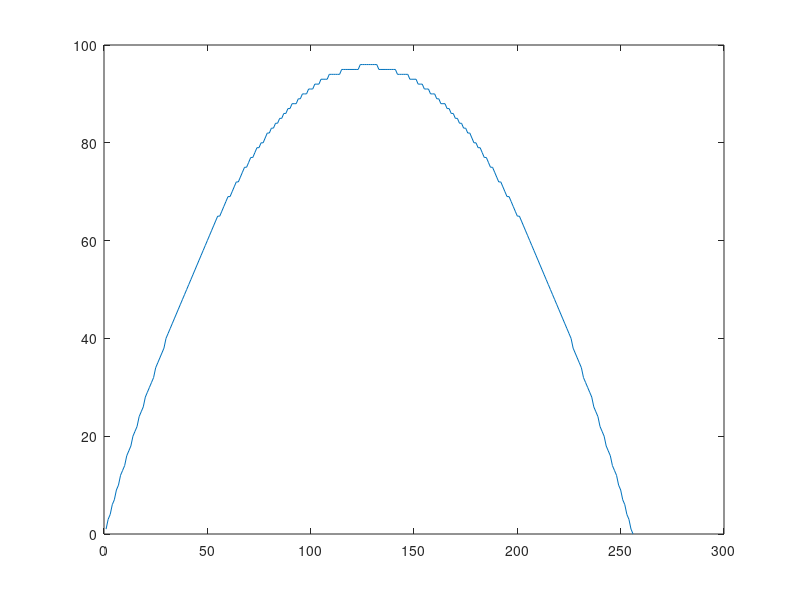

Source code (MATLAB):
% 
% LUT = zeros(64,64,3);
% % 
% % cube = zeros(8,8,3);
% % for i = 1 : 8
% %     for j = 1:8
% %         cube(i,j,1) = i / 8;
% %          cube(i,j,2)= j / 8;
% %     end
% % end
% % for i = 1 : 8
% %     for j = 1:8
% %         currentCube = cube;
% %         currentCube(:,:,3) = ((i-1)*8 + j)/64;
% %         LUT((i-1)*8 + 1:i*8,(j-1)*8 + 1:j*8,:) = currentCube;
% %     end
% % end 
% % % figure; imshow(LUT);
% % % imwrite(LUT,'identityLUT.png')
% LUT = rgb2hsv(im2double(imread('identityLUT.png')));
% % LUTVec = zeros(8,64*8,3);
% % for i = 1 : 8
% %     for j = 1:8
% %         currentCube = LUT((i-1)*8 + 1:i*8,(j-1)*8 + 1:j*8,:);
% %         LUTVec(:,(64*(j-1) + 1) + (i-1)*8 + 1: 64*(j-1) + 1 + i*8, :) = currentCube;
% %     end
% % end 
% % figure; imshow(LUTVec(:,:,2));
% LUTS = LUT(:,:,2);
% [LUTSsorted, I] = sort(reshape(LUTS,1,64*64));
% 
% LUT50Vibrance = rgb2hsv(im2double(imread('identityLUT5.png')));
% LUT100Vibrance = rgb2hsv(im2double(imread('identityLUT10.png')));
% diff = LUT100Vibrance(:,:,2) - LUTS;
% diffReshaped = reshape(diff,1,64*64);
% diffReshapedSorted = diffReshaped(I);
% lutSampled = zeros(1,256);
% index = 1;
% for i = 1 : 16 : 4096
%     lutSampled(1,index) = diffReshapedSorted(1,i);
%     index = index + 1;
% end
% lutSampled = smooth(lutSampled, 40);
% figure; plot(lutSampled);
% figure;
% ax1 = subplot(1,2,1); imshow(LUTS);
% ax2 = subplot(1,2,2); imshow(diff);
% linkaxes([ax1 ax2],'xy')
% 
% 
% figure; imshow(LUT50Vibrance-LUT);
% figure; imshow(LUT100Vibrance-LUT);
x = -127/256 : 1/256 : 128/256;
x = (0.25 + -x.^2) .* 1.5;
x = im2uint8(x);
% x = repmat(x, [1,1,3])
imwrite(x,'vibranceLUT.png');
figure; plot(x);


% imwrite(x,'vibranceLUT.png');
